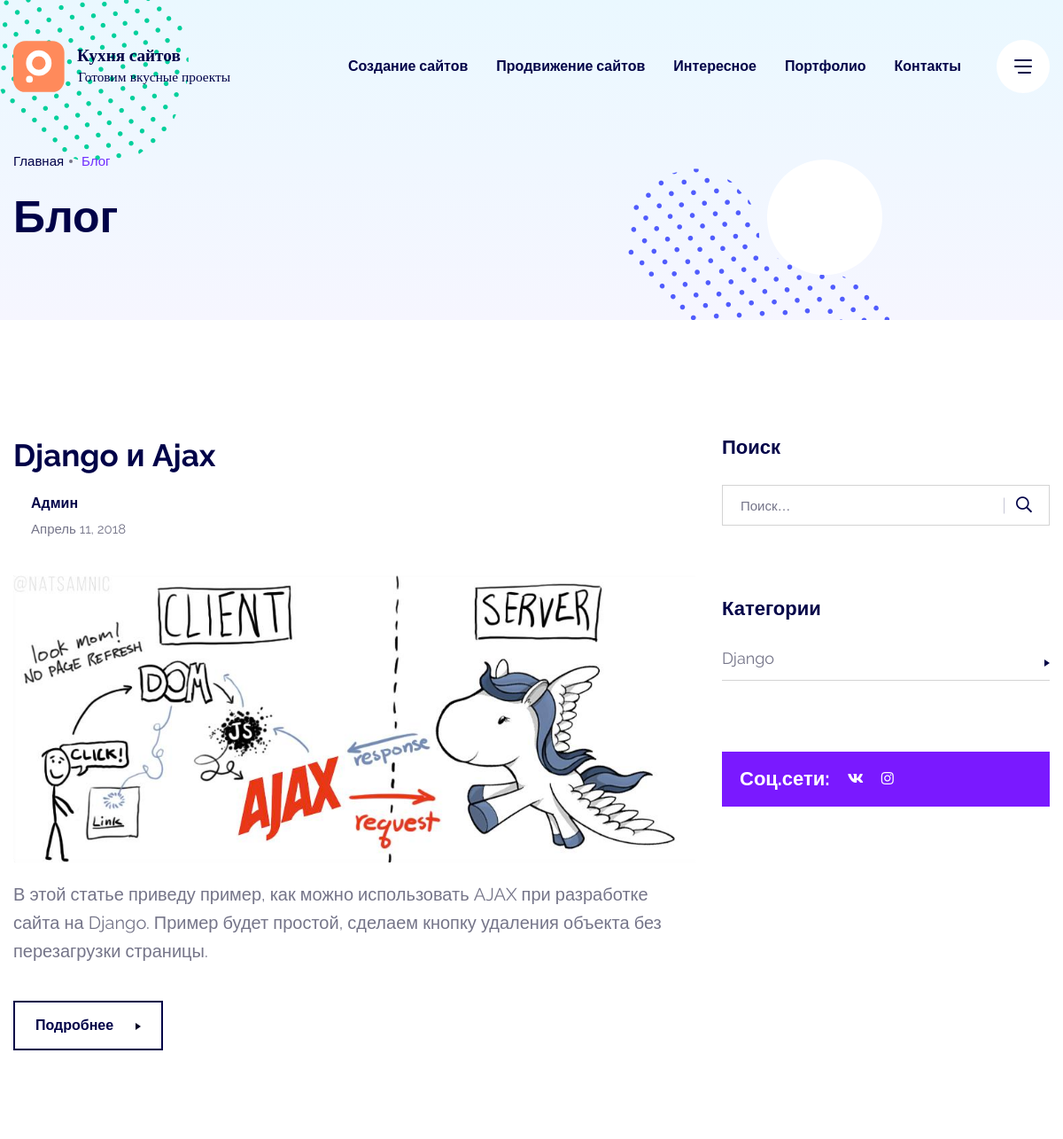
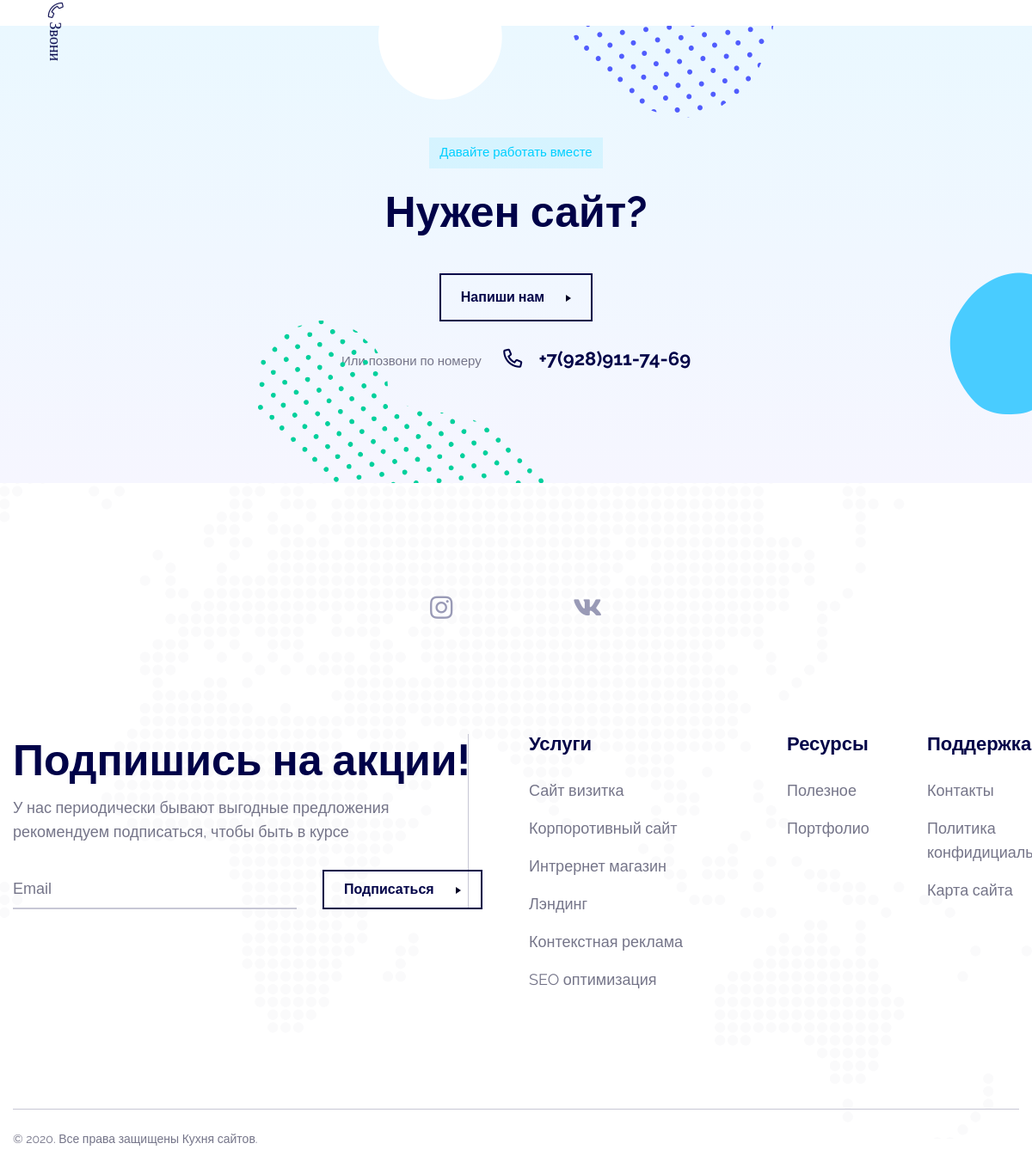
Screenshot of /blog/ with the database file from the repository (2 pictures, top to bottom).
### blog/models.py (models this page shows)
class Blog(models.Model):
	title = models.CharField(max_length=150, verbose_name='Название')
	meta_title = models.TextField(blank=True, null=True, verbose_name='Meta Title')
	meta_description = models.TextField(blank=True, null=True, verbose_name='Meta Description')
	slug = models.SlugField(unique=True, verbose_name='Дружественный URL')
	preview_image = models.FileField(upload_to='blog_preview', verbose_name='Изображение превью')
	image = models.FileField(upload_to='blog', verbose_name='Изображение в статье')
	date_born = models.DateField(verbose_name='Дата создания')
	description = models.TextField(blank=True, null=True, verbose_name='Краткое описание')
	content = RichTextField(verbose_name='Текст статьи')
	category = models.ForeignKey(Category, on_delete=models.SET_NULL, null=True, verbose_name='Категория статьи')
	class Meta:
		verbose_name = 'Статью'
		verbose_name_plural = 'Статьи'
	def __str__(self):
		return self.title

class Category(models.Model):
	title = models.CharField(max_length=150, verbose_name='Название')
	slug = models.SlugField(unique=True, verbose_name='Дружественный URL')
	class Meta:
		verbose_name = 'Категорию'
		verbose_name_plural = 'Категории статей'
	def __str__(self):
		return self.title

### pages/models.py (models this page shows, shortened)
class ContactInformation(models.Model):
	phone = models.CharField(max_length=20, verbose_name='Телефон')
	mobile_phone = models.CharField(max_length=20, verbose_name='Мобильный')
	email = models.EmailField(verbose_name='Почта')
	address = models.TextField(verbose_name='Адрес')
	instagram= models.CharField(max_length=100, blank=True, null=True, verbose_name='Инстаграмм')
	vk = models.CharField(max_length=100, blank=True, null=True, verbose_name='Вконтакте')
	class Meta:
		verbose_name = 'Контактная информация'
		verbose_name_plural = 'Информация'

### blog/views.py (the view)
# urls.py: path('', BlogList.as_view(), name='blog_list'),
class BlogList(generic.ListView):
	template_name = 'blog_list.html'
	queryset = Blog.objects.all()
	def get_context_data(self, **kwargs):
		context = super(BlogList, self).get_context_data(**kwargs)
		context['category_list'] = Category.objects.all()
		return context

### pages/context_processor.py (called while the page is built)
def contact_information(request):
	info = ContactInformation.objects.first()
	context = {
		'phone' : info.phone,
		'mobile' : info.mobile_phone,
		'email' : info.email,
		'address' : info.address,
		'instagram' : info.instagram,
		'vk' : info.vk,
	}
	return context

### blog/templates/blog_list.html
{% extends 'base.html' %}
{% load static %}
{% block content %}
        <div class="axil-breadcrumb-area breadcrumb-style-default pt--170 pb--70 theme-gradient">
            <div class="container">
                <div class="row">
                    <div class="col-lg-12">
                        <div class="inner">
                            <ul class="axil-breadcrumb liststyle d-flex">
                                <li class="axil-breadcrumb-item"><a href="/">Главная</a></li>
                                <li class="axil-breadcrumb-item active" aria-current="page">Блог</li>
                            </ul>
                            <h1 class="axil-page-title">Блог</h1>
                        </div>
                    </div>
                </div>
            </div>
            <div class="shape-images">
                <i class="shape shape-1 icon icon-bcm-01"></i>
                <i class="shape shape-2 icon icon-bcm-02"></i>
                <i class="shape shape-3 icon icon-bcm-03"></i>
            </div>
        </div>
        <main class="page-wrappper">
            <div class="axil-blog-area ax-section-gap bg-color-white">
                <div class="container">
                    <div class="row row--40">
                        <div class="col-lg-8 col-md-12 col-12">
	                        {% for item in object_list %}
                            <div class="axil-blog-list wow move-up">
                                <div class="blog-top">
                                    <h3 class="title"><a href="{% url 'blog:blog_detail' category_slug=item.category.slug slug=item.slug %}">{{ item }}</a></h3>
                                    <div class="author">
                                        <div class="info">
                                            <h6>Админ</h6>
                                            <ul class="blog-meta">
                                                <li>{{ item.date_born }}</li>
                                            </ul>
                                        </div>
                                    </div>
                                </div>
                                <div class="thumbnail">
                                    <a href="{% url 'blog:blog_detail' category_slug=item.category.slug slug=item.slug %}">
                                        <img class="w-100" src="{{ item.image.url }}" alt="{{ item }}">
                                    </a>
                                </div>
                                <div class="content">
                                    <p>{{ item.description }}</p>
                                    <a class="axil-button btn-large btn-transparent" href="{% url 'blog:blog_detail' category_slug=item.category.slug slug=item.slug %}"><span
                                            class="button-text">Подробнее</span><span class="button-icon"></span></a>
                                </div>
                            </div>
	                        {% endfor %}
                        </div>
                        <div class="col-lg-4 col-md-12 col-12 mt_md--40 mt_sm--40">
                            <div class="axil-blog-sidebar">
                                <div class="axil-single-widget search">
                                    <h4 class="title mb--30">Поиск</h4>
                                    <div class="inner">
                                        <form action="#" class="blog-search">
                                            <input type="text" placeholder="Поиск…">
                                            <button class="search-button"><i class="fal fa-search"></i></button>
                                        </form>
                                    </div>
                                </div>
                                <div class="axil-single-widget category mt--80 mt_sm--30 mt_md--30 mt_lg--40">
                                    <h4 class="title mb--30">Категории</h4>
                                    <div class="inner">
                                        <ul class="category-list">
	                                        {% for item in category_list %}
                                            <li><a href="{% url 'blog:category_list' slug=item.slug %}">{{ item }}</a></li>
	                                        {% endfor %}
                                        </ul>
                                    </div>
                                </div>
                                <div class="axil-single-widget share mt--80 mt_sm--30 mt_md--30 mt_lg--40">
                                    <div class="inner">
                                        <div class="blog-share d-flex flex-wrap">
                                            <span>Соц.сети:</span>
                                            <ul class="social-list d-flex">
                                                <li><a href="#"><i class="fab fa-vk"></i></a></li>
                                                <li><a href="#"><i class="fab fa-instagram"></i></a></li>
                                            </ul>
                                        </div>
                                    </div>
                                </div>
                            </div>
                        </div>
                    </div>
                </div>
            </div>
            {% include 'call.html' %}
        </main>
{% endblock content %}

### templates/call.html (shortened to what this page needs)
{% load static %}
<div class="axil-call-to-action-area shape-position ax-section-gap theme-gradient">
    <div class="container">
        <div class="row">
            <div class="col-lg-12">
                <div class="axil-call-to-action">
                    <div class="section-title text-center">
                        <span class="sub-title extra04-color wow" data-splitting>Давайте работать вместе</span>
                        <h2 class="title wow" data-splitting>Нужен сайт?</h2>
                        <a class="axil-button btn-large btn-transparent" href="/contact"><span
                    class="button-text">Напиши нам</span><span class="button-icon"></span></a>
                        <div class="callto-action">
                            <span class="text wow" data-splitting>Или позвони по номеру</span>
                            <span class="wow" data-splitting><i class="fal fa-phone-alt"></i> <a href="tel:{{ mobile }}">{{ mobile }}</a></span>
                        </div>
                    </div>
                </div>
            </div>
        </div>
    </div>
    <div class="shape-group">
        <div class="shape shape-01">
        </div>
        <div class="shape shape-02">
            <i class="icon icon-shape-09"></i>
        </div>
        <div class="shape shape-03">
            <i class="icon icon-shape-10"></i>
        </div>
        <div class="shape shape-04">
            <i class="icon icon-shape-11"></i>
        </div>
    </div>
</div>

### rows the page displays
Blog: title "Django и Ajax", date_born "Апрель 11, 2018", image (picture), description "В этой статье приведу пример, как можно использовать AJAX при разработке сайта на Django. Пример будет простой, сделаем кнопку удаления объекта без перезагрузки страницы."
Category: title "Django"
ContactInformation: mobile_phone "+7(928)911-74-69"
